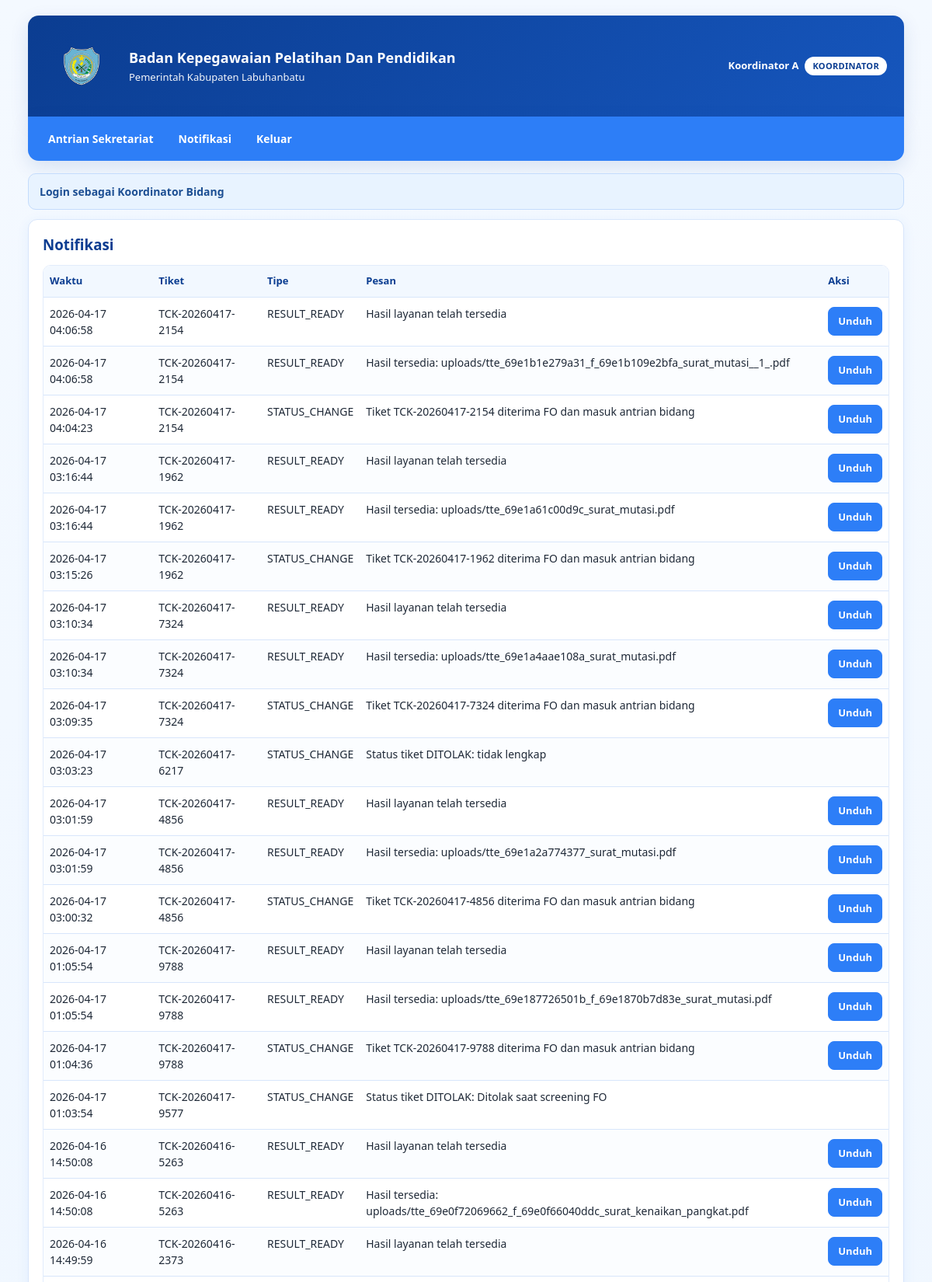
The page /public/index.php?r=notifs (signed in, upper part) on the database its author committed.
### tables this page shows
CREATE TABLE `notifications` (
  `id` bigint(20) UNSIGNED NOT NULL,
  `recipient_user_id` int(10) UNSIGNED DEFAULT NULL,
  `recipient_applicant_id` bigint(20) UNSIGNED DEFAULT NULL,
  `type` varchar(64) NOT NULL,
  `ref_ticket_id` bigint(20) UNSIGNED DEFAULT NULL,
  `message` varchar(400) NOT NULL,
  `created_at` timestamp NOT NULL DEFAULT current_timestamp(),
  `read_at` datetime DEFAULT NULL
);

CREATE TABLE `tickets` (
  `id` bigint(20) UNSIGNED NOT NULL,
  `code` varchar(32) NOT NULL,
  `service_id` int(10) UNSIGNED NOT NULL,
  `applicant_id` bigint(20) UNSIGNED NOT NULL,
  `current_bidang_id` int(10) UNSIGNED DEFAULT NULL,
  `status` varchar(32) NOT NULL,
  `priority` varchar(16) NOT NULL DEFAULT 'NORMAL',
  `sla_due_at` datetime DEFAULT NULL,
  `created_at` datetime NOT NULL DEFAULT current_timestamp() ON UPDATE current_timestamp(),
  `updated_at` timestamp NOT NULL DEFAULT current_timestamp() ON UPDATE current_timestamp(),
  `file_tte` varchar(255) DEFAULT NULL,
  `tujuan_petugas` enum('mutasi','kenaikan_pangkat') DEFAULT NULL
);

### app/helpers.php (called while the page is built, shortened)
<?php
function h($s){ return htmlspecialchars($s ?? '', ENT_QUOTES, 'UTF-8'); }
function render(string $view, array $data=[]){ extract($data); include __DIR__.'/views/layouts/header.php'; include __DIR__.'/views/components/flash.php'; include __DIR__.'/views/pages/'.$view.'.php'; include __DIR__.'/views/layouts/footer.php'; }

### app/controllers/main.php (called while the page is built, shortened)
<?php
function notifs_ctrl(PDO $pdo){ require_login(); $rows=$pdo->query("SELECT n.created_at,t.code AS ticket,n.type,n.message,d.tte_signed_path AS path FROM notifications n LEFT JOIN tickets t ON t.id=n.ref_ticket_id LEFT JOIN documents_out d ON d.ticket_id=n.ref_ticket_id ORDER BY n.created_at DESC LIMIT 50")->fetchAll(); render('notifs',['rows'=>$rows]); }

### app/bootstrap.php (called while the page is built, shortened)
<?php
function base_url(): string {
  $scheme = (!empty($_SERVER['HTTPS']) && $_SERVER['HTTPS']!=='off') ? 'https' : 'http';
  $host   = $_SERVER['HTTP_HOST'] ?? 'localhost';
  $path   = rtrim(dirname($_SERVER['SCRIPT_NAME'] ?? '/'), '/');
  return $scheme.'://'.$host.$path;
}

### app/views/pages/notifs.php (the view)
<section class="card"><h3>Notifikasi</h3><div class="tablewrap"><table><thead><tr><th>Waktu</th><th>Tiket</th><th>Tipe</th><th>Pesan</th><th>Aksi</th></tr></thead><tbody><?php foreach($rows as $row): $aksi=''; if(!empty($row['path'])){ $aksi='<a class="btn primary" target="_blank" href="'.h(base_url().'/'.$row['path']).'">Unduh</a>'; } ?><tr><td><?=h($row['created_at'])?></td><td><?=h($row['ticket'])?></td><td><?=h($row['type'])?></td><td><?=h($row['message'])?></td><td><?=$aksi?></td></tr><?php endforeach; ?></tbody></table></div></section>

### public/assets/css/style.css (style rules this page uses)
:root { --blue-dark:#0b3d91; --blue:#2d7ef7; --blue-light:#eaf3ff; --white:#ffffff; --text:#1f2937; --text-soft:#334155; --muted:#64748b; --border:#d8e6fb; --danger:#d94d5c; --danger-soft:#fff1f3; --shadow:0 8px 24px rgba(11,61,145,.12); }
* { box-sizing:border-box; }
html,body { margin:0; padding:0; }
body { font-family:Segoe UI, Arial, sans-serif; color:var(--text); background:linear-gradient(180deg,#f4f9ff 0%,#ecf5ff 100%); line-height:1.5; }
.card { background:var(--white); border:1px solid var(--border); border-radius:12px; padding:18px; margin-bottom:14px; box-shadow:0 3px 16px rgba(45,126,247,.08); color:var(--text); }
h1,h2,h3,h4,h5,h6 { margin:0 0 12px; color:var(--blue-dark); }
.btn { display:inline-block; border:1px solid #b8d4fb; background:var(--blue-light); color:var(--blue-dark); text-decoration:none; font-weight:700; font-size:13px; border-radius:8px; padding:8px 12px; margin:2px 0; cursor:pointer; transition:all .18s ease; }
.btn.primary { border-color:var(--blue); background:var(--blue); color:var(--white); }
.tablewrap { width:100%; overflow:auto; border:1px solid #e2ecfb; border-radius:10px; }
table { width:100%; border-collapse:collapse; font-size:14px; background:#ffffff; }
th, td { border-bottom:1px solid var(--border); padding:10px 8px; text-align:left; vertical-align:top; color:var(--text); }
th { background:#f2f8ff; color:var(--blue-dark); font-size:13px; font-weight:700; white-space:nowrap; }
td { background:#ffffff; }
tbody tr:nth-child(even) td { background:#fbfdff; }
a { color:var(--blue-dark); }

### rows shown on the page
notifications: created_at "2026-04-17 04:06:58", ref_ticket.code "TCK-20260417-2154", type "RESULT_READY", message "Hasil layanan telah tersedia"
notifications: created_at "2026-04-17 04:06:58", ref_ticket.code "TCK-20260417-2154", type "RESULT_READY", message "Hasil tersedia: uploads/tte_69e1b1e279a31_f_69e1b109e2bfa_surat_mutasi__1_.pdf"
notifications: created_at "2026-04-17 04:04:23", ref_ticket.code "TCK-20260417-2154", type "STATUS_CHANGE", message "Tiket TCK-20260417-2154 diterima FO dan masuk antrian bidang"
notifications: created_at "2026-04-17 03:16:44", ref_ticket.code "TCK-20260417-1962", type "RESULT_READY", message "Hasil layanan telah tersedia"
notifications: created_at "2026-04-17 03:16:44", ref_ticket.code "TCK-20260417-1962", type "RESULT_READY", message "Hasil tersedia: uploads/tte_69e1a61c00d9c_surat_mutasi.pdf"
notifications: created_at "2026-04-17 03:15:26", ref_ticket.code "TCK-20260417-1962", type "STATUS_CHANGE", message "Tiket TCK-20260417-1962 diterima FO dan masuk antrian bidang"
notifications: created_at "2026-04-17 03:10:34", ref_ticket.code "TCK-20260417-7324", type "RESULT_READY", message "Hasil layanan telah tersedia"
notifications: created_at "2026-04-17 03:10:34", ref_ticket.code "TCK-20260417-7324", type "RESULT_READY", message "Hasil tersedia: uploads/tte_69e1a4aae108a_surat_mutasi.pdf"
notifications: created_at "2026-04-17 03:09:35", ref_ticket.code "TCK-20260417-7324", type "STATUS_CHANGE", message "Tiket TCK-20260417-7324 diterima FO dan masuk antrian bidang"
notifications: created_at "2026-04-17 03:03:23", ref_ticket.code "TCK-20260417-6217", type "STATUS_CHANGE", message "Status tiket DITOLAK: tidak lengkap"
notifications: created_at "2026-04-17 03:01:59", ref_ticket.code "TCK-20260417-4856", type "RESULT_READY", message "Hasil layanan telah tersedia"
notifications: created_at "2026-04-17 03:01:59", ref_ticket.code "TCK-20260417-4856", type "RESULT_READY", message "Hasil tersedia: uploads/tte_69e1a2a774377_surat_mutasi.pdf"
notifications: created_at "2026-04-17 03:00:32", ref_ticket.code "TCK-20260417-4856", type "STATUS_CHANGE", message "Tiket TCK-20260417-4856 diterima FO dan masuk antrian bidang"
notifications: created_at "2026-04-17 01:05:54", ref_ticket.code "TCK-20260417-9788", type "RESULT_READY", message "Hasil layanan telah tersedia"
notifications: created_at "2026-04-17 01:05:54", ref_ticket.code "TCK-20260417-9788", type "RESULT_READY", message "Hasil tersedia: uploads/tte_69e187726501b_f_69e1870b7d83e_surat_mutasi.pdf"
notifications: created_at "2026-04-17 01:04:36", ref_ticket.code "TCK-20260417-9788", type "STATUS_CHANGE", message "Tiket TCK-20260417-9788 diterima FO dan masuk antrian bidang"
notifications: created_at "2026-04-17 01:03:54", ref_ticket.code "TCK-20260417-9577", type "STATUS_CHANGE", message "Status tiket DITOLAK: Ditolak saat screening FO"
notifications: created_at "2026-04-16 14:50:08", ref_ticket.code "TCK-20260416-5263", type "RESULT_READY", message "Hasil layanan telah tersedia"
notifications: created_at "2026-04-16 14:50:08", ref_ticket.code "TCK-20260416-5263", type "RESULT_READY", message "Hasil tersedia: uploads/tte_69e0f72069662_f_69e0f66040ddc_surat_kenaikan_pangkat.pdf"
notifications: created_at "2026-04-16 14:49:59", ref_ticket.code "TCK-20260416-2373", type "RESULT_READY", message "Hasil layanan telah tersedia"

### other values the page prints
user()['name'] "Koordinator A"
role_code() "KOORDINATOR"
$m "Login sebagai Koordinator Bidang"
